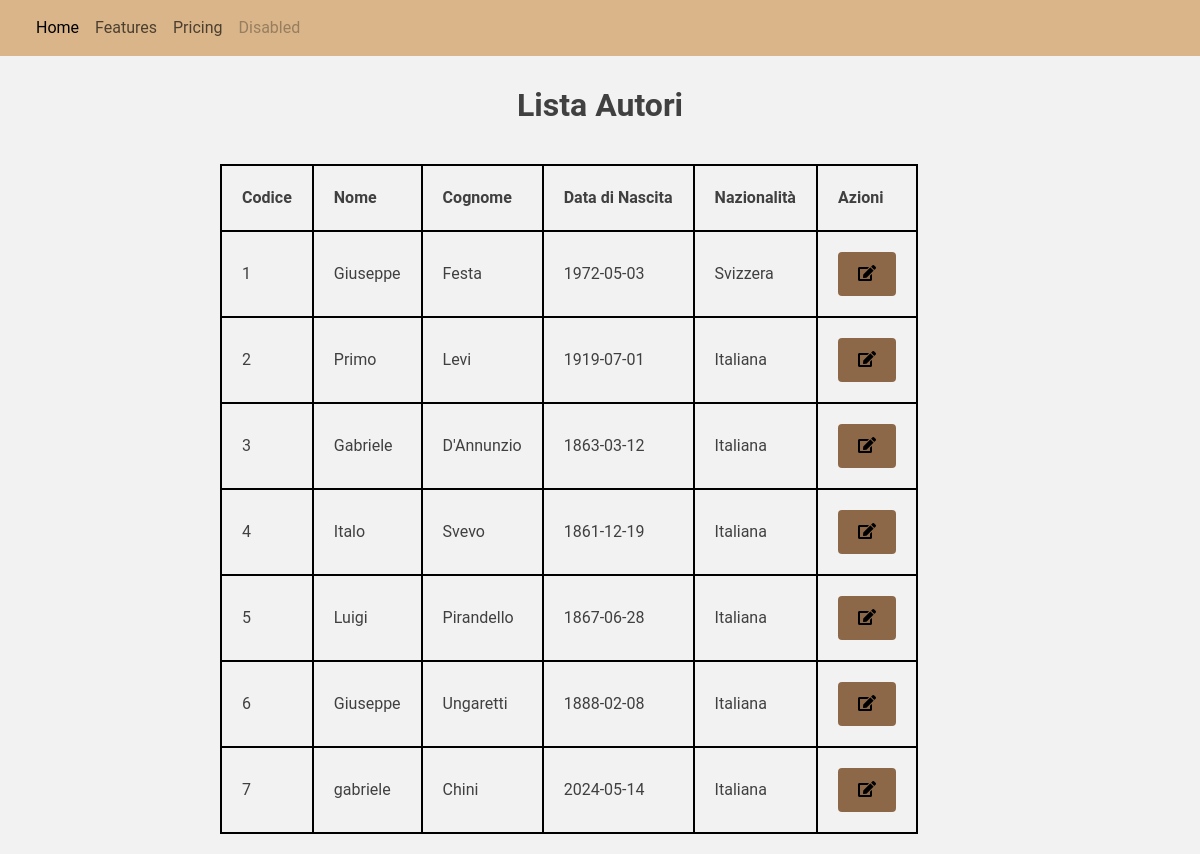
The page /authorsList.php on the database its author committed.
### tables this page shows
CREATE TABLE `autore` (
  `Codice` int(11) NOT NULL,
  `Nome` varchar(255) DEFAULT NULL,
  `Cognome` varchar(255) DEFAULT NULL,
  `DataNascita` date DEFAULT NULL,
  `Nazionalita` varchar(100) DEFAULT NULL
);

### authorsList.php (the view, shortened to what this page needs)
<!DOCTYPE html>
<html lang="it">
<head>
    <link href="https://cdn.jsdelivr.net/npm/bootstrap@5.3.3/dist/css/bootstrap.min.css" rel="stylesheet">
    <link rel="stylesheet" href="https://cdnjs.cloudflare.com/ajax/libs/font-awesome/5.15.4/css/all.min.css">
    <link rel="stylesheet" href="stylesheet/style.css">
</head>
<body>
    <?php
    include "navbar.php";
    include 'connection.php';
    $authors_sql = "SELECT * FROM autore";
    $authors_result = $conn->query($authors_sql);
    if ($authors_result->num_rows > 0) {
        echo "<div class='container'>";
        echo "<h1>Lista Autori</h1>";
        echo "<table >";
        echo "<thead><tr><th>Codice</th><th>Nome</th><th>Cognome</th><th>Data di Nascita</th><th>Nazionalità</th><th>Azioni</th></tr></thead>";
        echo "<tbody>";
        while($row = $authors_result->fetch_assoc()) {
            echo "<tr>";
            echo "<td>".$row["Codice"]."</td>";
            echo "<td>".$row["Nome"]."</td>";
            echo "<td>".$row["Cognome"]."</td>";
            echo "<td>".$row["DataNascita"]."</td>";
            echo "<td>".$row["Nazionalita"]."</td>";
            echo "<td><a href='modifyAuthor.php?id=".$row["Codice"]."'><button class='action-btn'><i class='fas fa-edit'></i></button></td>";
            echo "</tr>";
        }
        echo "</tbody></table></div>";
    } else {
        echo "<p>Nessun autore presente nel database.</p>";
    }
    ?>
</body>
</html>

### stylesheet/style.css (style rules this page uses)
:root { --white: #F2F2F2; --gray: #404040; --brown: #BF9B7A; --lightBrown: #D9B589; --darkBrown: #8C6849; }
body { font-family: 'Roboto', sans-serif; background-color: var(--white); color: var(--gray); margin: 0; padding: 0; display: flex; justify-content: center; align-items: center; flex-direction: column; width: 100vw; }
.container { max-width: 800px; padding: 20px; margin: 0 auto; }
h1 { text-align: center; font-size: 32px; color: var(--gray); margin-bottom: 40px; font-weight: 700; }
a { color: var(--gray); }
input[type="submit"], button { background-color: var(--darkBrown); color: B5B4D9; padding: 10px 20px; border: none; border-radius: 4px; cursor: pointer; transition: background-color 0.3s ease; }
th,td { padding: 20px; }
table { border-collapse: collapse; background-color: var(--white); }
tr,th,td { border: 2px solid black; }

### rows shown on the page
autore: Codice "1", Nome "Giuseppe", Cognome "Festa", DataNascita "1972-05-03", Nazionalita "Svizzera"
autore: Codice "2", Nome "Primo", Cognome "Levi", DataNascita "1919-07-01", Nazionalita "Italiana"
autore: Codice "3", Nome "Gabriele", Cognome "D'Annunzio", DataNascita "1863-03-12", Nazionalita "Italiana"
autore: Codice "4", Nome "Italo", Cognome "Svevo", DataNascita "1861-12-19", Nazionalita "Italiana"
autore: Codice "5", Nome "Luigi", Cognome "Pirandello", DataNascita "1867-06-28", Nazionalita "Italiana"
autore: Codice "6", Nome "Giuseppe", Cognome "Ungaretti", DataNascita "1888-02-08", Nazionalita "Italiana"
autore: Codice "7", Nome "gabriele", Cognome "Chini", DataNascita "2024-05-14", Nazionalita "Italiana"
